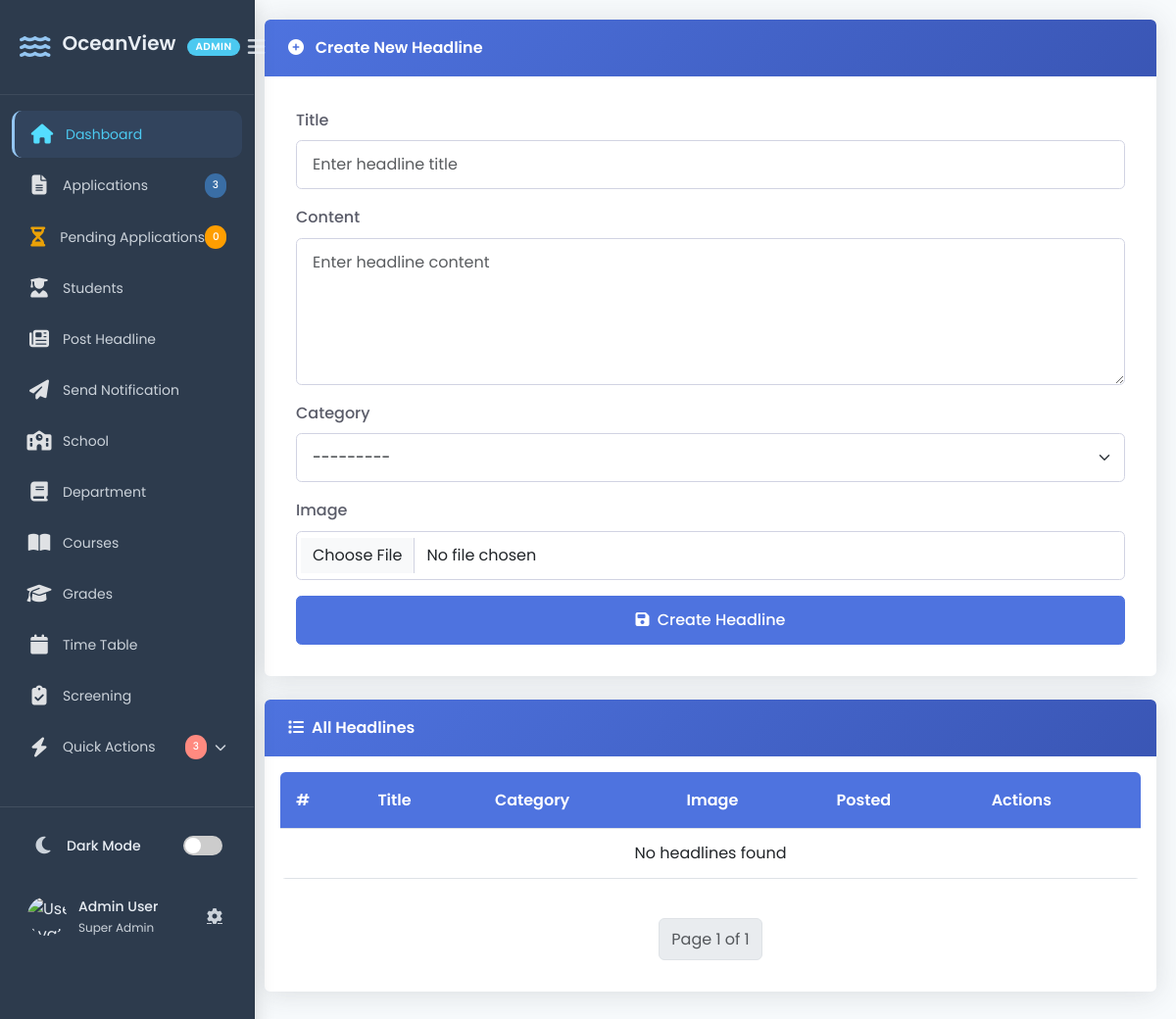
The app's page /headline/, older data.
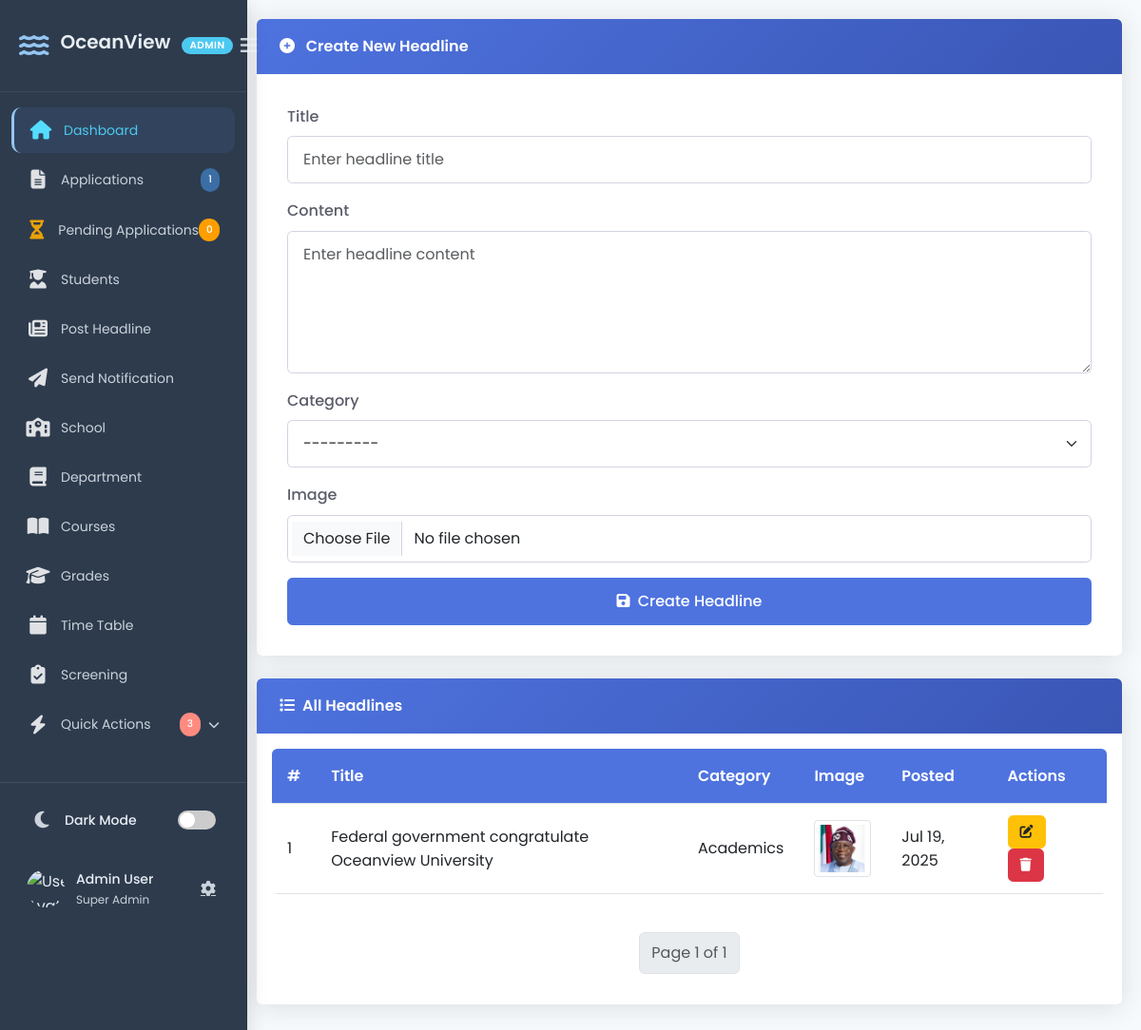
The same page, newer data.
### portal/models.py (models this page shows, shortened)
class Headline(models.Model):
    title = models.CharField(max_length=100)
    content = models.TextField()
    image = models.ImageField(upload_to="news_images/", blank=True, null=True)
    category = models.ForeignKey(Category, on_delete=models.CASCADE)
    created_at = models.DateTimeField(default=now, editable=True)

class Category(models.Model):
    name = models.CharField(max_length=100, unique=True)
    def __str__(self):
        return self.name

### crm/views.py (the view)
# urls.py: path("headline/", Post_headline, name="Post_headline"),
def Post_headline(request):
    total_applications = Application.objects.count()
    total_pending_application = Application.objects.filter(is_approved=False).count()
    if request.method == "POST":
        form = HeadlineForm(request.POST, request.FILES)
        if form.is_valid():
            form.save()
            messages.success(request, "Headline posted successfully!")
            return redirect("Post_headline")
    else:
        form = HeadlineForm()
    headlines = paginate_headlines(request)
    return render(request, "crm/post_headline.html", {"form": form, "headlines": headlines, 'total_pending_application': total_pending_application, 'total_applications': total_applications})

### crm/forms.py
class HeadlineForm(forms.ModelForm):
    class Meta:
        model = Headline
        fields = ["title", "content", "image", "category"]
        widgets = {
            "title": forms.TextInput(attrs={"class": "form-control", "placeholder": "Enter headline title"}),
            "content": forms.Textarea(attrs={"class": "form-control", "rows": 5, "placeholder": "Enter headline content"}),
            "image": forms.FileInput(attrs={"class": "form-control"}),
            "category": forms.Select(attrs={"class": "form-select"}),
        }

### crm/views.py (called while the page is built)
def paginate_headlines(request):
    headlines_list = Headline.objects.all().order_by('-created_at')
    paginator = Paginator(headlines_list, 3)  # 3 headlines per page
    page_number = request.GET.get("page")
    return paginator.get_page(page_number)

### crm/templates/crm/post_headline.html (shortened to what the changed rows need)
{% load static %}
<!DOCTYPE html>
<html lang="en">
<head>
    <link href="https://cdn.jsdelivr.net/npm/bootstrap@5.3.0/dist/css/bootstrap.min.css" rel="stylesheet">
    <link rel="stylesheet" href="https://cdnjs.cloudflare.com/ajax/libs/font-awesome/6.0.0/css/all.min.css">
    <link rel="stylesheet" href="{% static 'crm/css/post_headline.css' %}">
</head>
<body>
    {% include 'crm/sidebar.html' %}
    <div class="main-content" style="margin-left: 250px; padding: 20px;">
        <div class="card">
            <div class="card-body">
                <div class="table-responsive">
                    <table class="table table-hover">
                        <thead>
                            <tr>
                                <th>#</th>
                                <th>Title</th>
                                <th>Category</th>
                                <th>Image</th>
                                <th>Posted</th>
                                <th>Actions</th>
                            </tr>
                        </thead>
                        <tbody>
                            {% for headline in headlines %}
                            <tr>
                                <td>{{ forloop.counter }}</td>
                                <td>{{ headline.title }}</td>
                                <td>{{ headline.category }}</td>
                                <td>
                                    {% if headline.image %}
                                        <img src="{{ headline.image.url }}" class="img-thumbnail">
                                    {% else %}
                                        None
                                    {% endif %}
                                </td>
                                <td>{{ headline.created_at|date:"M d, Y" }}</td>
                                <td>
                                    <a href="{% url 'edit_headline' headline.id %}" class="btn btn-sm btn-warning" title="Edit Headline">
                                        <i class="fas fa-edit"></i>
                                    </a>
                                    <button type="button" class="btn btn-sm btn-danger" data-bs-toggle="modal" data-bs-target="#deleteModal{{ headline.id }}">
                                        <i class="fas fa-trash"></i>
                                    </button>
                                </td>
                            </tr>
                            {% empty %}
                            <tr>
                                <td colspan="6" class="text-center">No headlines found</td>
                            </tr>
                            {% endfor %}
                        </tbody>
                    </table>
                </div>
            </div>
        </div>
    </div>
</body>
</html>

Row changes from the older to the newer data that the page shows:
added Headline: title "Federal government congratulate Oceanview University", category "Academics", image (picture), created_at "Jul 19, 2025"
Text that changed along with them:
{{ total_applications }}: "3" → "1"
text no longer shown: "No headlines found"
